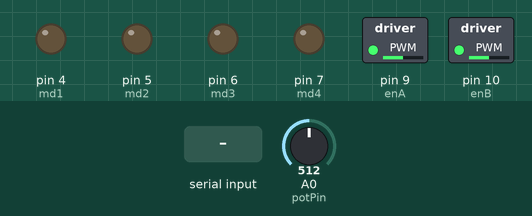
A sketch run on a simulated Arduino Uno, built with avr-gcc and run on an emulated ATmega328P. On the bench: switched loads named in the sketch (green lamp = pin HIGH), output pins drawn as LEDs (lit = HIGH). The test bench sets the inputs (shaded band); at power-on: A0 (potPin) = 512.

Above: at 1.4 s.
1.5 s: A0 (potPin) set to 716
At 2.6 s:
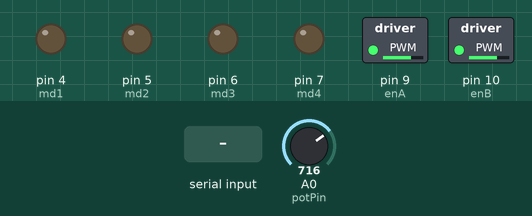
3.0 s: "w" received over the second serial link
At 3.9 s:
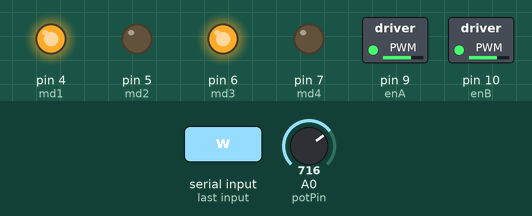
4.5 s: "s" received over the second serial link
At 5.1 s:
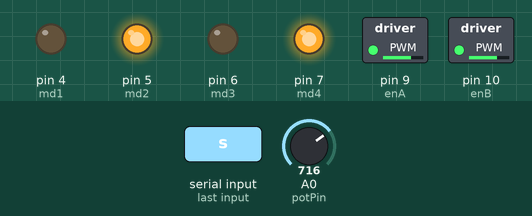
6.0 s: A0 (potPin) set to 900
At 7.2 s:
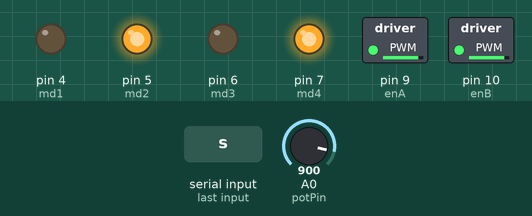
7.5 s: "d" received over the second serial link
At 7.8 s:
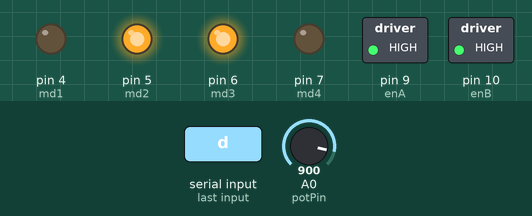
9.0 s: "a" received over the second serial link
At 9.5 s:
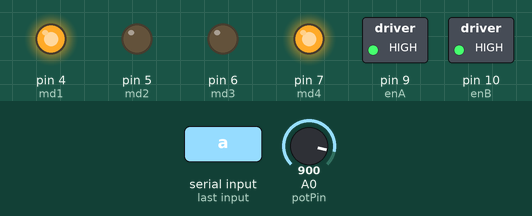
Timing chart, 0 to 11.5 s (numbered marks = the images above; inputs shaded):
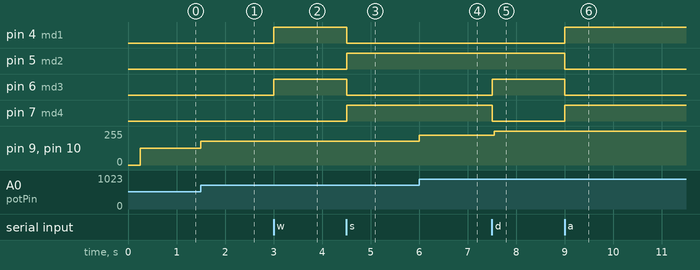

Measured:
- after the input at 1.5 s, pin 9 (enA), pin 10 (enB): 127/255 → 178/255 at once
- after the input at 3.0 s, pin 4 (md1), pin 6 (md3): LOW → HIGH at once
- after the input at 4.5 s, pin 4 (md1), pin 6 (md3): HIGH → LOW at once; pin 5 (md2), pin 7 (md4): LOW → HIGH at once
- after the input at 6.0 s, pin 9 (enA), pin 10 (enB): 178/255 → 224/255 at once
- after the input at 7.5 s, pin 6 (md3): LOW → HIGH at once; pin 7 (md4): HIGH → LOW at once; pin 9 (enA), pin 10 (enB): 224/255 → 255/255 after 0.05 s
- after the input at 9.0 s, pin 4 (md1), pin 7 (md4): LOW → HIGH at once; pin 5 (md2), pin 6 (md3): HIGH → LOW at once

The sketch:

main_robot_code.ino
```cpp
#include <SoftwareSerial.h>

// defining motor driver's enable and input pins
#define md1 4
#define md2 5
#define md3 6
#define md4 7
#define enA 9
#define enB 10

// defining software serial ports on arduino for both the bluetooth modules
#define blRx 11
#define blTx 12
#define blRxMaster 2
#define blTxMaster 3

// defining input pin from the potentiometer.
#define potPin A0

// defining speed and boolean global variables
int speed = 0;
bool isRightOrLeft = false;

// creating two serial communication objects and enabling their communication on the specified pins
SoftwareSerial bluetooth(blRx, blTx);
SoftwareSerial bluetoothMaster(blRxMaster, blTxMaster);

void setup()
{
  pinMode(md1, OUTPUT);
  pinMode(md2, OUTPUT);
  pinMode(md3, OUTPUT);
  pinMode(md4, OUTPUT);

  pinMode(enA, OUTPUT);
  pinMode(enB, OUTPUT);
  pinMode(potPin, INPUT);

  // starting communication with the master bluetooth which will connect with the follower robot's bluetooth module.
  bluetoothMaster.begin(38400);
  while(!bluetoothMaster) {;}
  delay(100);

  // starting communication with the bluetooth module which will receive data from the user.
  bluetooth.begin(9600);
  while(!bluetooth) {;}
  delay(100);

  bluetooth.println("Main Robot Connected! ");
  stop();
}

void loop()
{
  // listening on the 1st bluetooth port
  bluetooth.listen();

  speedControl();
  if(bluetooth.available())
  {
    // reading input from user via bluetooth and printing current speed(0-min, 255-max) based on potentiometer
    char input = bluetooth.read();
    bluetooth.println(speed);

    // forward
    if (input == 'w')
    {
      isRightOrLeft = false;
      forward();

      // listening on the master bluetooth port to send data to follower robot
      bluetoothMaster.listen();
      delay(15);
      bluetoothMaster.println("w");
    }
    //backward
    else if (input == 's')
    {
      isRightOrLeft = false;
      backward();

      // listening on the master bluetooth port to send data to follower robot
      bluetoothMaster.listen();
      delay(15);
      bluetoothMaster.println("s");
    }

    // right
    else if (input == 'd')
    {
      isRightOrLeft = true;
      right();

      // listening on the master bluetooth port to send data to follower robot
      bluetoothMaster.listen();
      delay(15);
      bluetoothMaster.println("d");
    }

    //left
    else if (input == 'a')
    {
      isRightOrLeft = true;
      left();

      // listening on the master bluetooth port to send data to follower robot
      bluetoothMaster.listen();
      delay(15);
      bluetoothMaster.println("a");
    }

    //stop
    else if (input == 'z')
    {
      stop();

      // listening on the master bluetooth port to send data to follower robot
      bluetoothMaster.listen();
      delay(15);
      bluetoothMaster.println("z");
    }
  }
}

// function to read from the potentiometer's data pin and accordingly adjust the speed of the motor
void speedControl()
{
  speed = analogRead(potPin);
  speed = map(speed, 0, 1023, 0, 255);

  // increases the speed by 80 while turning to make rotating faster.
  if(isRightOrLeft)
  {
    speed += 80;
    if(speed > 255) speed = 255;
    if(speed == 0) speed = 0;
  }

  analogWrite(enA, speed);
  analogWrite(enB, speed);
}

// making the robot move forward
void forward()
{
  digitalWrite(md1, HIGH);
  digitalWrite(md2, LOW);
  digitalWrite(md3, HIGH);
  digitalWrite(md4, LOW);

  bluetooth.println("FORWARD \t MAIN \nSpeed: ");
  bluetooth.println(speed);
}

// making the robot move backwrd
void backward()
{
  digitalWrite(md1, LOW);
  digitalWrite(md2, HIGH);
  digitalWrite(md3, LOW);
  digitalWrite(md4, HIGH);

  bluetooth.println("BACKWARD \t MAIN \nSpeed: ");
  bluetooth.println(speed);
}

// making the robot move right
void right()
{
  digitalWrite(md1, LOW);
  digitalWrite(md2, HIGH);
  digitalWrite(md3, HIGH);
  digitalWrite(md4, LOW);

  bluetooth.println("RIGHT \t MAIN \nSpeed: ");
  bluetooth.println(speed);
}

// making the robot move left
void left()
{
  digitalWrite(md1, HIGH);
  digitalWrite(md2, LOW);
  digitalWrite(md3, LOW);
  digitalWrite(md4, HIGH);

  bluetooth.println("LEFT \t MAIN \nSpeed: ");
  bluetooth.println(speed);
}

// making the robot stop
void stop()
{
  digitalWrite(md1, LOW);
  digitalWrite(md2, LOW);
  digitalWrite(md3, LOW);
  digitalWrite(md4, LOW);

  bluetooth.println("STOP \t MAIN \nSpeed: ");
  bluetooth.println(speed);
}
 
```
